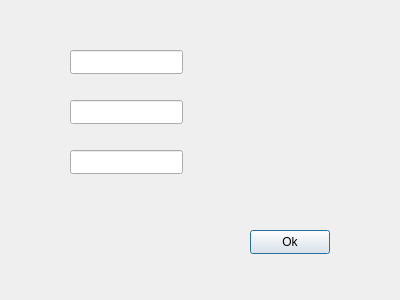
<?xml version="1.0" encoding="UTF-8"?>
<ui version="4.0">
 <class>addsch</class>
 <widget class="QDialog" name="addsch">
  <property name="geometry">
   <rect>
    <x>0</x>
    <y>0</y>
    <width>400</width>
    <height>300</height>
   </rect>
  </property>
  <property name="windowTitle">
   <string>Dialog</string>
  </property>
  <widget class="QPushButton" name="pushButton">
   <property name="geometry">
    <rect>
     <x>250</x>
     <y>230</y>
     <width>80</width>
     <height>24</height>
    </rect>
   </property>
   <property name="text">
    <string>Ok</string>
   </property>
  </widget>
  <widget class="QLineEdit" name="inputIDSSch">
   <property name="geometry">
    <rect>
     <x>70</x>
     <y>50</y>
     <width>113</width>
     <height>24</height>
    </rect>
   </property>
  </widget>
  <widget class="QLineEdit" name="inputSch">
   <property name="geometry">
    <rect>
     <x>70</x>
     <y>100</y>
     <width>113</width>
     <height>24</height>
    </rect>
   </property>
  </widget>
  <widget class="QLineEdit" name="inputData">
   <property name="geometry">
    <rect>
     <x>70</x>
     <y>150</y>
     <width>113</width>
     <height>24</height>
    </rect>
   </property>
  </widget>
 </widget>
 <resources/>
 <connections/>
</ui>
